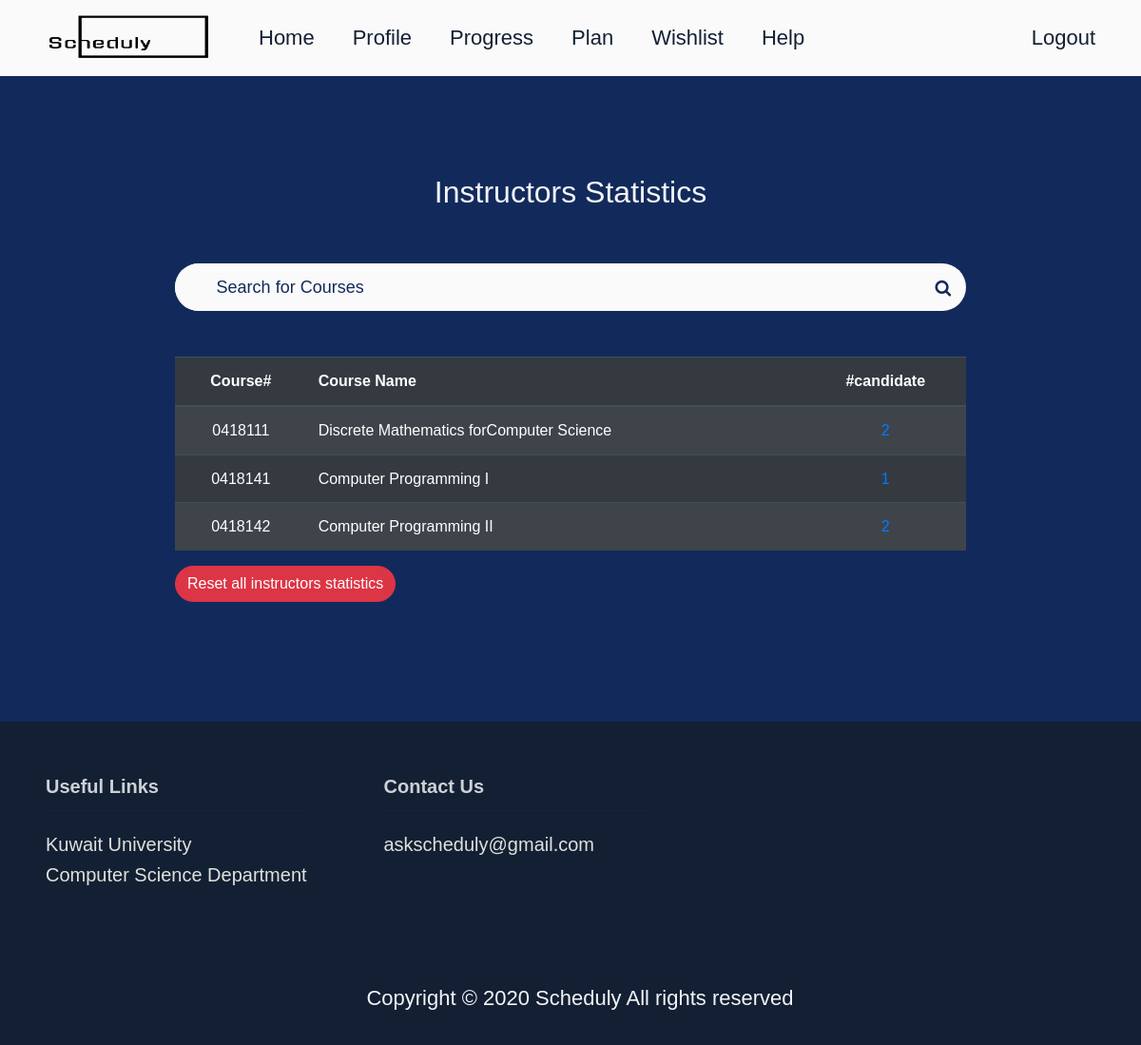
Screenshot of /instructors/statistics/ (signed in) with the database file from the repository.
### scheduly_app/models.py (models this page shows, shortened)
class Course(models.Model):
    name = models.CharField(max_length=150)
    number = models.CharField(max_length=12, unique=True, validators=[
        RegexValidator(r'^[0-9]*$', message="Course number must consists of numbers only")])
    prerequisite = models.ManyToManyField(
        'self', related_name='dependants', symmetrical=False, blank=True)
    credits = models.PositiveIntegerField(blank=False, default=3)
    chosen_by = models.ManyToManyField(
        "Instructor", related_name="courses_chosen_by", blank=True)

### scheduly_app/views.py (the view, shortened to what this page needs)
# urls.py: path('instructors/statistics/', instructors_statistics, name='instructors-statistics' ),
def instructors_statistics(request):
    if request.user.is_anonymous:
        return redirect('login')
    courses = Course.objects.all()
    elective_courses = ElectiveCourse.objects.all()
    all_courses = chain(courses, elective_courses)
    instructors_statistics = []
    for course in all_courses:
        if course.chosen_by.exists():
            instructors_statistics.append(
                (course, course.chosen_by.all().count()))
    query = (request.GET.get('q'))
    context = {
        'instructors_statistics': instructors_statistics
    }
    return render(request, 'instructor/instructors_statistics.html', context)

### scheduly_app/templates/instructor/instructors_statistics.html (shortened to what this page needs)
{% extends "base.html" %}
{% block content %}
<main class="Site-content">
      <div class="align-self-center">
        <div class="pl-5 pr-5">
          <div class="Tablediv">
            <div class=" mt-4 pt-4 mb-4 pb-4 pl-5 pr-5 mr-5 ml-5 text-center">
              <h2>
                Instructors Statistics
              </h2>
            </div>
            <form action="{% url 'instructors-statistics' %}" method="GET">
              <div class="row ml-5 pl-5 pr-5 mr-5">
                <div
                  class=" d-flex justify-content-between rounded-pill search-group "
                >
                  <input
                    type="text"
                    name="q"
                    class="rounded-pill search-input text-dark"
                    placeholder="Search for Courses"
                    value="{{request.GET.q}}"
                  />
                  <button class="search-btn rounded-circle" type="submit" value="Search">
                    <i class="fa fa-search"></i>
                  </button>
                </div>
              </div>
            </form>
            <div class="mb-5 pb-5 mr-5 pr-5 ml-5 pl-5 mt-4 pt-4">
              <table class="table table-striped table-dark">
                <thead>
                  <tr>
                    <th class="text-center">Course#</th>
                    <th scope="col">Course Name</th>
                    <th class="text-center">#candidate</th>
                  </tr>
                </thead>
                {% for statistic in instructors_statistics %}
                <tr>
                  <td class="text-center">{{statistic.0.number}}</td>
                  <td>{{statistic.0.name}}</td>
                  <td class="text-center"><a class="name" href="{% url 'candidate-info' statistic.0.number %}">{{statistic.1}}</a></td>
                </tr>
                {% endfor %}
              </table>
                {% if instructors_statistics %}
                  <a
                    class="btn btn-danger rounded-pill"
                    href="{% url 'reset-instructors-statistics-confirmation'%}"
                  >
                    Reset all instructors statistics
                  </a>
                {% else %}
                  <div class="text-center">
                    <h4>
                      No instructors statistics
                    </h4>
                  </div>
                {% endif %}
            </div>
          </div>
        </div>
      </div>
    </main>
{% endblock content %}

### scheduly_app/static/css/login.css (style rules this page uses)
* { box-sizing: border-box; }
body { font-family: "Segoe UI", sans-serif; font-size: 1rem; line-height: 1.6; height: 100%; }
.bg-img { background-color: #122a5b; }
::placeholder { color: #122a5b; box-sizing: border-box; opacity: 1; }

### scheduly_app/static/css/admin_add.css (style rules this page uses)
* { box-sizing: border-box; }
body { font-family: Arial, Helvetica, sans-serif; }
.bg-img { background-color: #122a5b; }
::placeholder { color: #122a5b; box-sizing: border-box; opacity: 1; }

### scheduly_app/static/css/search.css (style rules this page uses)
.search-input { box-sizing: border-box; border-color: transparent; padding-left: 5%; background: #fafafa; width: 100%; height: 50px; font-size: 18px; }
.search-group { width: 100%; height: 50px; background: #fafafa; border-color: transparent; left: 30%; }
.search-btn { background: transparent; border-color: transparent; color: #122a5b; font-size: 18px; padding: 10px; height: 50px; width: 50px; }

### scheduly_app/static/css/footer.css (style rules this page uses)
.Site { display: flex; min-height: 100; flex-direction: column; }
.Site-content { flex: 1; padding-bottom: 2.5rem; }

### scheduly_app/static/css/instructor_wishlist.css (style rules this page uses)
* { box-sizing: border-box; }
body { font-family: Arial, Helvetica, sans-serif; }
.bg-img { background-color: #122a5b; }

### scheduly_app/static/css/instructors_statistics.css (style rules this page uses)
* { box-sizing: border-box; }
body { font-family: Arial, Helvetica, sans-serif; }
.bg-img { background-color: #122a5b; }
.Tablediv { background-color: #122a5b; color: #f4f4f9; margin: 40px; padding-top: 15px; }

### rows the page displays
Course: number "0418111", name "Discrete Mathematics forComputer Science", statistic "2"
Course: number "0418141", name "Computer Programming I", statistic "1"
Course: number "0418142", name "Computer Programming II", statistic "2"
